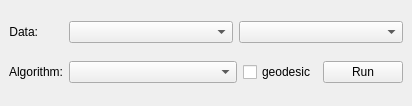
<?xml version="1.0" encoding="UTF-8"?>
<ui version="4.0">
 <class>GraphSegmentationDock</class>
 <widget class="QDockWidget" name="GraphSegmentationDock">
  <property name="geometry">
   <rect>
    <x>0</x>
    <y>0</y>
    <width>412</width>
    <height>106</height>
   </rect>
  </property>
  <property name="sizePolicy">
   <sizepolicy hsizetype="MinimumExpanding" vsizetype="Fixed">
    <horstretch>0</horstretch>
    <verstretch>0</verstretch>
   </sizepolicy>
  </property>
  <property name="windowTitle">
   <string>Graph Segmentation</string>
  </property>
  <widget class="QWidget" name="dockWidgetContents">
   <layout class="QGridLayout" name="gridLayout">
    <item row="2" column="0">
     <widget class="QLabel" name="label_23">
      <property name="sizePolicy">
       <sizepolicy hsizetype="Fixed" vsizetype="Fixed">
        <horstretch>0</horstretch>
        <verstretch>0</verstretch>
       </sizepolicy>
      </property>
      <property name="text">
       <string>Algorithm:</string>
      </property>
      <property name="alignment">
       <set>Qt::AlignRight|Qt::AlignTrailing|Qt::AlignVCenter</set>
      </property>
     </widget>
    </item>
    <item row="1" column="0">
     <widget class="QLabel" name="label_24">
      <property name="sizePolicy">
       <sizepolicy hsizetype="Fixed" vsizetype="Fixed">
        <horstretch>0</horstretch>
        <verstretch>0</verstretch>
       </sizepolicy>
      </property>
      <property name="text">
       <string>Data:</string>
      </property>
      <property name="alignment">
       <set>Qt::AlignRight|Qt::AlignTrailing|Qt::AlignVCenter</set>
      </property>
     </widget>
    </item>
    <item row="2" column="1" colspan="2">
     <layout class="QHBoxLayout" name="horizontalLayout">
      <item>
       <widget class="QComboBox" name="graphsegAlgoBox">
        <property name="sizePolicy">
         <sizepolicy hsizetype="MinimumExpanding" vsizetype="Fixed">
          <horstretch>0</horstretch>
          <verstretch>0</verstretch>
         </sizepolicy>
        </property>
        <property name="toolTip">
         <string>segmentation algorithm</string>
        </property>
       </widget>
      </item>
      <item>
       <widget class="QCheckBox" name="graphsegGeodCheck">
        <property name="toolTip">
         <string>use geodesic weights</string>
        </property>
        <property name="text">
         <string>geodesic</string>
        </property>
       </widget>
      </item>
      <item>
       <widget class="QPushButton" name="graphsegGoButton">
        <property name="toolTip">
         <string>run segmentation</string>
        </property>
        <property name="text">
         <string>Run</string>
        </property>
        <property name="icon">
         <iconset resource="../gerbil.qrc">
          <normaloff>:/toolbar/run</normaloff>:/toolbar/run</iconset>
        </property>
        <property name="iconSize">
         <size>
          <width>16</width>
          <height>16</height>
         </size>
        </property>
       </widget>
      </item>
     </layout>
    </item>
    <item row="1" column="1" colspan="2">
     <layout class="QHBoxLayout" name="horizontalLayout" stretch="0,0">
      <item>
       <widget class="QComboBox" name="graphsegSourceBox">
        <property name="sizePolicy">
         <sizepolicy hsizetype="MinimumExpanding" vsizetype="Fixed">
          <horstretch>0</horstretch>
          <verstretch>0</verstretch>
         </sizepolicy>
        </property>
        <property name="toolTip">
         <string>segmentation data source</string>
        </property>
       </widget>
      </item>
      <item>
       <widget class="QComboBox" name="graphsegSimilarityBox">
        <property name="sizePolicy">
         <sizepolicy hsizetype="MinimumExpanding" vsizetype="Fixed">
          <horstretch>0</horstretch>
          <verstretch>0</verstretch>
         </sizepolicy>
        </property>
       </widget>
      </item>
     </layout>
    </item>
   </layout>
  </widget>
 </widget>
 <resources>
  <include location="../gerbil.qrc"/>
 </resources>
 <connections/>
</ui>
